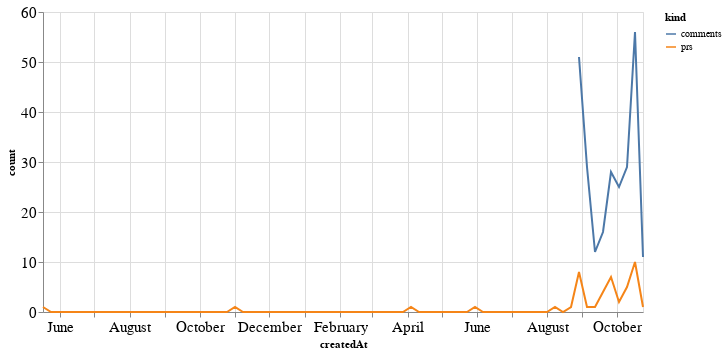

The notebook cell saved with this chart:
### Code cell
alt.Chart(total_time, width=600).mark_line().encode(
    x='createdAt',
    y='count',
    color='kind'
)

### Figure 1 — Vega-Lite specification as saved in the notebook (floating-point values rounded to 4 significant figures; data arrays with more than 128 entries replaced by an {"elided": "..."} marker saying what was removed)
{"config": {"axisLeft": {"labelFontSize": 15}, "axisBottom": {"labelFontSize": 15}}, "data": {"name": "data-08bee3cd3a892519b6a38ea2dc56da60"}, "mark": "line", "encoding": {"color": {"type": "nominal", "field": "kind"}, "x": {"type": "temporal", "field": "createdAt"}, "y": {"type": "quantitative", "field": "count"}}, "width": 600, "$schema": "https://vega.github.io/schema/vega-lite/v4.8.1.json", "datasets": {"data-08bee3cd3a892519b6a38ea2dc56da60": {"elided": "152 records"}}}
